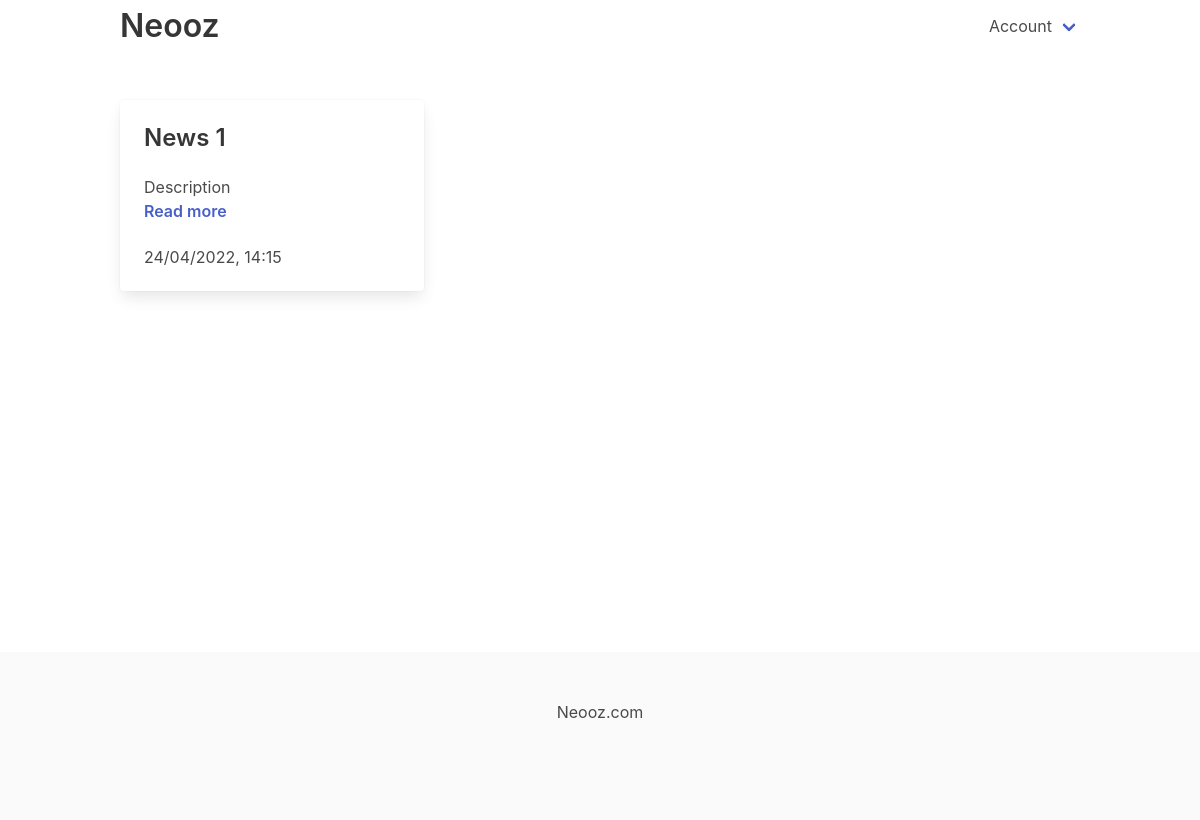
/, run on an earlier commit of the app's database.
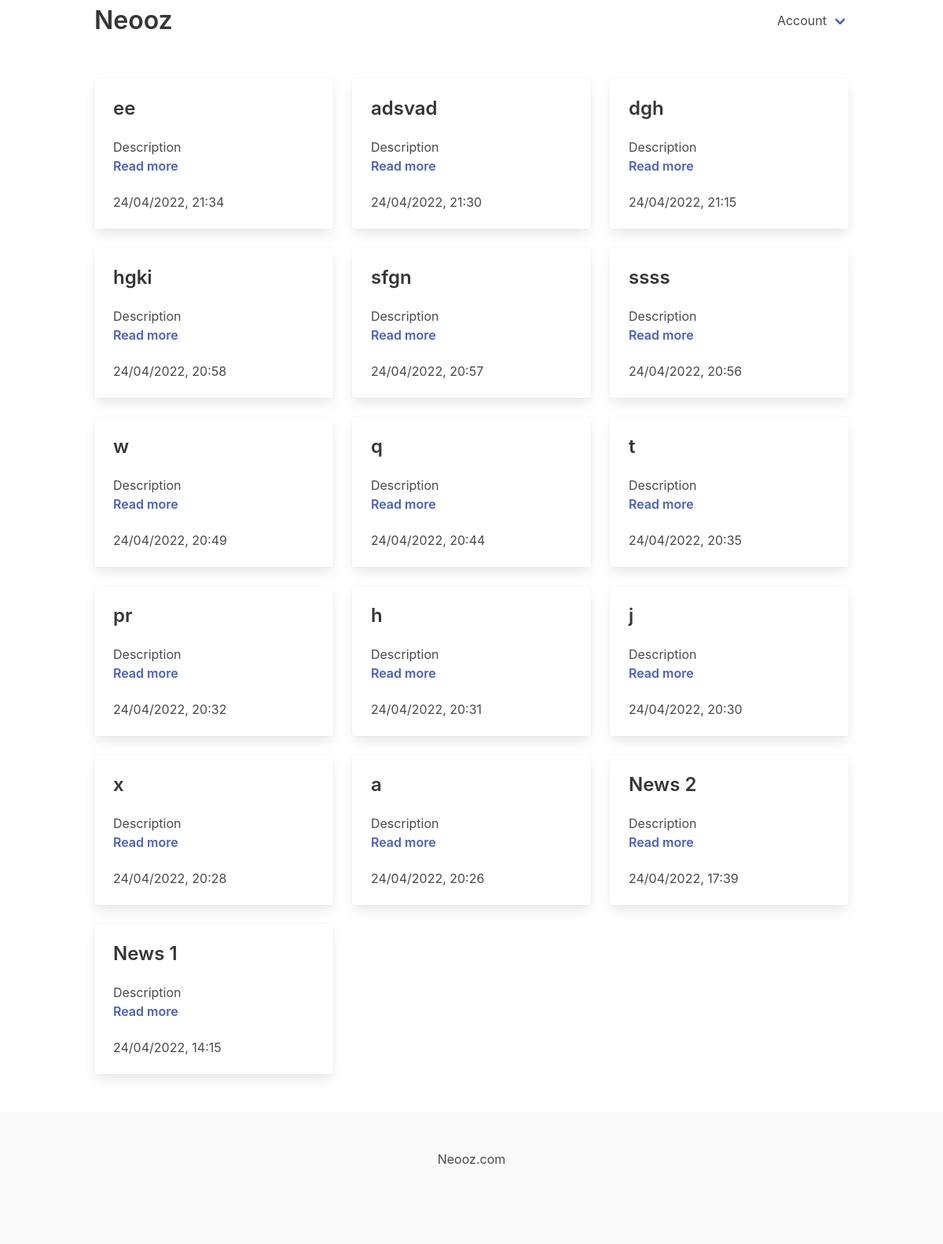
And on a later commit of the database.
### news/models.py (models this page shows)
class News(models.Model):
    author = models.ForeignKey(User, on_delete=models.CASCADE )
    title = models.CharField(max_length=255)
    slug = models.SlugField()
    description = models.TextField()
    body = models.TextField()
    image = models.ImageField(upload_to='uploads/', blank=True, null=True)
    date_added = models.DateTimeField(auto_now_add=True)
    protected = models.BooleanField(default=False)
    password = models.CharField(blank=True, null=True, max_length=40)
    private = models.BooleanField(default=False)
    class Meta:
        ordering = ['-date_added']
        verbose_name_plural = 'News'

### core/views.py (the view)
# urls.py: path('', frontpage, name='frontpage'),
def frontpage(request):
    if request.user.is_authenticated:
        news = News.objects.all()
        return render(request, 'core/frontpage.html', {'news': news})
    else:
        news = News.objects.filter(private=False)
        for n in news:
            if n.protected:
                n.description = "Accessible for guests via password."
        return render(request, 'core/frontpage.html', {'news': news})

### core/templates/core/frontpage.html (shortened to what this page needs)
{% extends 'core/base.html' %}
{% block content %}
  <div id="app" class="row columns is-multiline">
    {% for one_news in news %}
      <div class="column is-4">
          <div class="card large">
              <div class="card-content">
                  <p class="title is-4 no-padding">{{ one_news.title  }}</p>
                  <div class="content">
                      {{ one_news.description }}
                      <p>
                          <span class="title is-6">
                              <a href="{% url 'news_detail' one_news.slug %}"> Read more </a>
                          </span>
                      </p>
                  </div>
                  <div class="media">
                      <div class="media-content">
                          <p class="subtitle is-6">{{ one_news.date_added|date:'d/m/Y, H:i' }}</p>
                      </div>
                  </div>
              </div>
          </div>
      </div>
    {% empty %}
      <p> There are no news on this site.</p>
    {% endfor %}
  </div>
{% endblock %}

### core/templates/core/base.html (shortened to what this page needs)
<!DOCTYPE html>
    <head>
        <link rel="stylesheet" href="https://unpkg.com/bulma@0.9.3/css/bulma.min.css" />
    </head>
    <body>
        {% include 'core/navbar.html' %}
        <section class="section" style="min-height: calc(100vh - 200px);">
            <div class="container">
                {% block content %}
                {% endblock %}
            </div>
        </section>
        <footer class="footer">
            <div class="content has-text-centered">
                <p>Neooz.com</p>
            </div>
        </footer>
    </body>
</html>

### core/templates/core/navbar.html (shortened to what this page needs)
<nav class="navbar">
    <div class="container">
        <div class="navbar-brand">
            <a class="navbar-item" href="/">
                <h3 class="title">Neooz</h3>
            </a>
        </div>
        <div id="navbarMenu" class="navbar-menu">
            <div class="navbar-end">
                <div class="navbar-item has-dropdown is-hoverable">
                    <a class="navbar-link">
                            Account
                        </a>
                </div>
            </div>
        </div>
    </div>
</nav>

What changed in the data, as far as the page shows it:
added News: title "ee", description "Description", date_added "24/04/2022, 21:34"
added News: title "adsvad", description "Description", date_added "24/04/2022, 21:30"
added News: title "dgh", description "Description", date_added "24/04/2022, 21:15"
added News: title "hgki", description "Description", date_added "24/04/2022, 20:58"
added News: title "sfgn", description "Description", date_added "24/04/2022, 20:57"
added News: title "ssss", description "Description", date_added "24/04/2022, 20:56"
added News: title "w", description "Description", date_added "24/04/2022, 20:49"
added News: title "q", description "Description", date_added "24/04/2022, 20:44"
added News: title "t", description "Description", date_added "24/04/2022, 20:35"
added News: title "pr", description "Description", date_added "24/04/2022, 20:32"
added News: title "h", description "Description", date_added "24/04/2022, 20:31"
added News: title "j", description "Description", date_added "24/04/2022, 20:30"
added News: title "x", description "Description", date_added "24/04/2022, 20:28"
added News: title "a", description "Description", date_added "24/04/2022, 20:26"
added News: title "News 2", description "Description", date_added "24/04/2022, 17:39"
